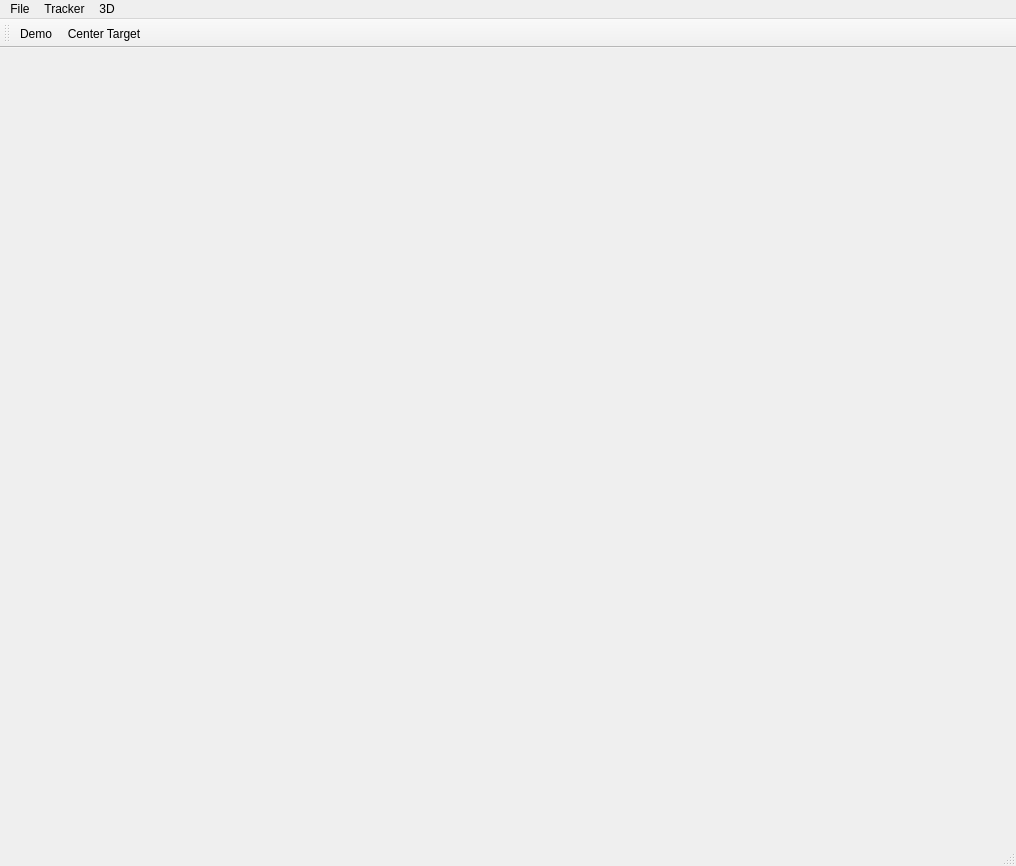
<?xml version="1.0" encoding="UTF-8"?>
<ui version="4.0">
 <class>vtk_testClass</class>
 <widget class="QMainWindow" name="vtk_testClass">
  <property name="geometry">
   <rect>
    <x>0</x>
    <y>0</y>
    <width>1016</width>
    <height>866</height>
   </rect>
  </property>
  <property name="windowTitle">
   <string>vtk_test</string>
  </property>
  <widget class="QWidget" name="centralWidget">
   <layout class="QGridLayout" name="gridLayout_3">
    <property name="leftMargin">
     <number>8</number>
    </property>
    <property name="topMargin">
     <number>8</number>
    </property>
    <property name="rightMargin">
     <number>6</number>
    </property>
    <property name="bottomMargin">
     <number>0</number>
    </property>
    <property name="spacing">
     <number>2</number>
    </property>
    <item row="0" column="0">
     <layout class="QGridLayout" name="gridlayout"/>
    </item>
   </layout>
  </widget>
  <widget class="QMenuBar" name="menuBar">
   <property name="geometry">
    <rect>
     <x>0</x>
     <y>0</y>
     <width>1016</width>
     <height>26</height>
    </rect>
   </property>
   <widget class="QMenu" name="menuFile">
    <property name="title">
     <string>File</string>
    </property>
    <addaction name="actionRegister_Patient"/>
    <addaction name="actionClose"/>
   </widget>
   <widget class="QMenu" name="menuTracker">
    <property name="title">
     <string>Tracker</string>
    </property>
    <addaction name="actionTracker_Init"/>
    <addaction name="actionTracker_Stop"/>
    <addaction name="separator"/>
    <addaction name="actionTracker_Setup_2"/>
   </widget>
   <widget class="QMenu" name="menu3D">
    <property name="title">
     <string>3D</string>
    </property>
    <addaction name="actionActivate3D"/>
   </widget>
   <addaction name="menuFile"/>
   <addaction name="menuTracker"/>
   <addaction name="menu3D"/>
  </widget>
  <widget class="QToolBar" name="mainToolBar">
   <attribute name="toolBarArea">
    <enum>TopToolBarArea</enum>
   </attribute>
   <attribute name="toolBarBreak">
    <bool>false</bool>
   </attribute>
   <addaction name="actionDemo"/>
   <addaction name="actionCenter_Target"/>
  </widget>
  <widget class="QStatusBar" name="statusBar"/>
  <action name="actionClose">
   <property name="text">
    <string>Close</string>
   </property>
  </action>
  <action name="actionLoad_Patient_File">
   <property name="text">
    <string>Load Patient File</string>
   </property>
  </action>
  <action name="actionTracker_Setup">
   <property name="text">
    <string>Tracker Setup</string>
   </property>
  </action>
  <action name="actionRegister_Patient">
   <property name="text">
    <string>Register Patient</string>
   </property>
  </action>
  <action name="actionDemo">
   <property name="text">
    <string>Demo</string>
   </property>
  </action>
  <action name="actionCenter_Target">
   <property name="text">
    <string>Center Target</string>
   </property>
  </action>
  <action name="actionTracker_Init">
   <property name="text">
    <string>Init</string>
   </property>
  </action>
  <action name="actionTracker_Stop">
   <property name="text">
    <string>Stop</string>
   </property>
  </action>
  <action name="actionTracker_Setup_2">
   <property name="text">
    <string>Setup</string>
   </property>
  </action>
  <action name="actionActivate3D">
   <property name="checkable">
    <bool>true</bool>
   </property>
   <property name="checked">
    <bool>false</bool>
   </property>
   <property name="enabled">
    <bool>true</bool>
   </property>
   <property name="text">
    <string>Activate</string>
   </property>
  </action>
 </widget>
 <layoutdefault spacing="6" margin="11"/>
 <resources>
  <include location="vtk_test.qrc"/>
 </resources>
 <connections>
  <connection>
   <sender>actionClose</sender>
   <signal>triggered()</signal>
   <receiver>vtk_testClass</receiver>
   <slot>close()</slot>
   <hints>
    <hint type="sourcelabel">
     <x>-1</x>
     <y>-1</y>
    </hint>
    <hint type="destinationlabel">
     <x>507</x>
     <y>432</y>
    </hint>
   </hints>
  </connection>
 </connections>
</ui>
